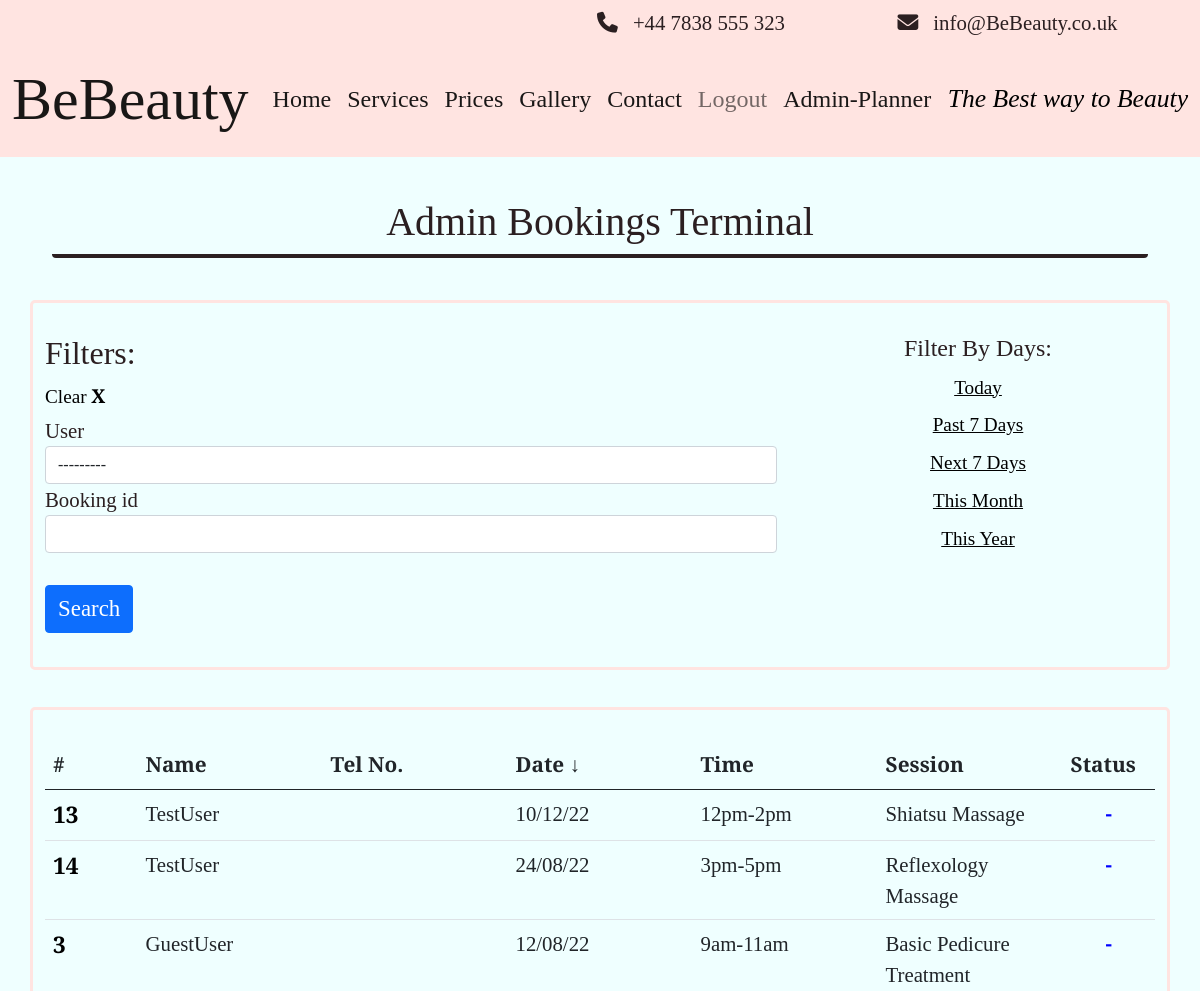
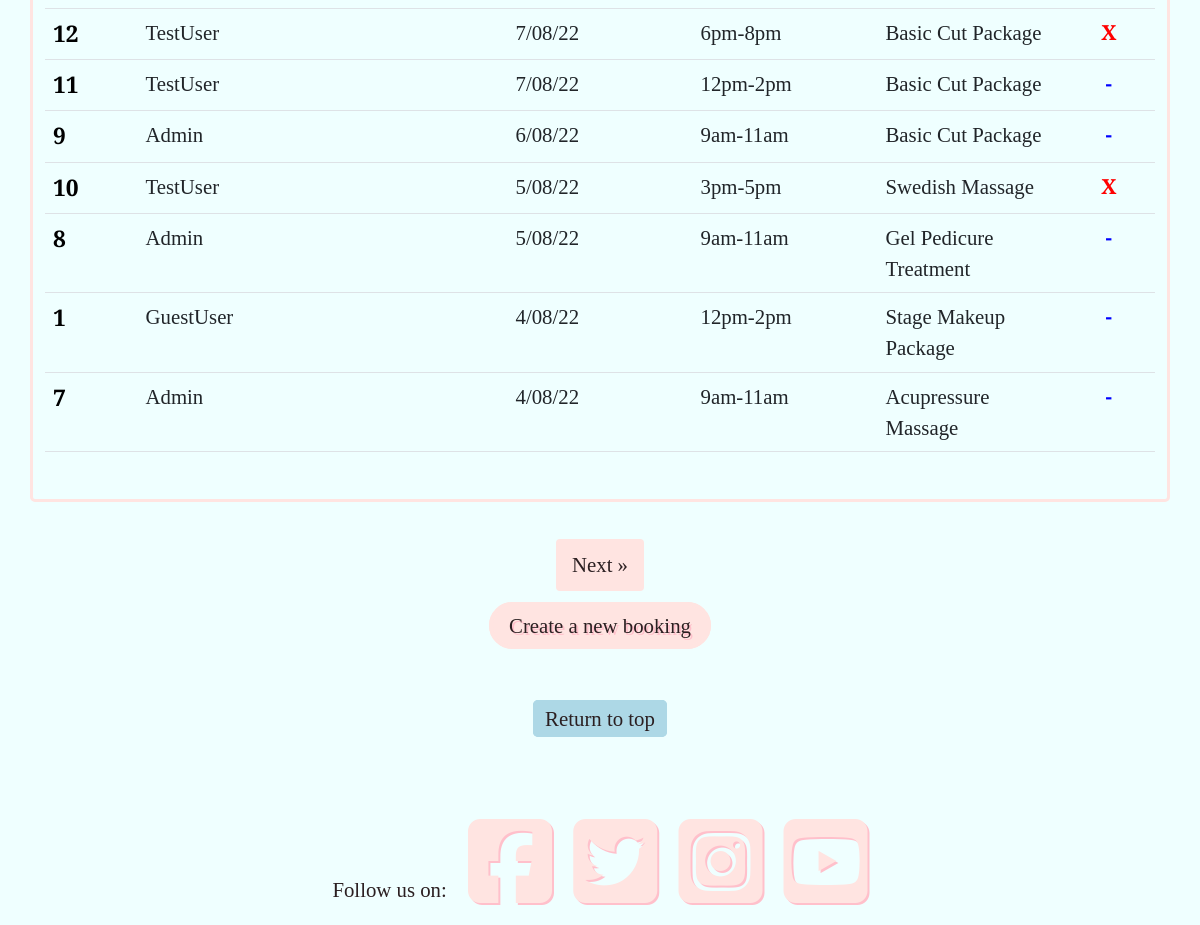
Screenshot of /admin-bookings (signed in) with the database file from the repository (2 pictures, top to bottom).
### booking/models.py (models this page shows, shortened)
class Booking(models.Model):
    booking_id = models.BigAutoField(primary_key=True, unique=True)
    user = models.ForeignKey(
        User, on_delete=models.CASCADE,
        related_name="User")
    contact_no = PhoneNumberField(region="GB", null=False, blank=False)
    email = models.EmailField()
    treatment = models.ForeignKey(
        Treatment, on_delete=models.CASCADE,
        related_name="Treatment_Name"
        )
    booking_time = models.DateField(auto_now=True)
    appointment_date = models.DateField()
    appointment_slot = models.IntegerField(choices=TIMESLOTS)
    address_line_one = models.CharField(max_length=60)
    address_line_two = models.CharField(max_length=60, blank=True)
    address_line_three = models.CharField(max_length=60, blank=True)
    city = models.CharField(max_length=20)
    post_code = models.CharField(max_length=10)
    additional_info = models.TextField(max_length=300, blank=True)
    cancelled = models.IntegerField(choices=APPOINTMENT_STATUS, default=0)
    class Meta:
        ordering = ['appointment_date', 'appointment_slot']
        constraints = [
            models.UniqueConstraint(
                fields=['appointment_date', 'appointment_slot'],
                name='unique_booking')
        ]

### treatment/models.py (models this page shows, shortened)
class Treatment(models.Model):
    treatment_type = models.IntegerField(choices=TREATMENTS)
    treatment_name = models.CharField(max_length=60, unique=True)
    slug = models.SlugField(max_length=60, unique=True, primary_key=True)
    treatment_price = models.DecimalField(blank=False,
                                          max_digits=5, decimal_places=2)
    treatment_description = models.TextField()
    treatment_time = models.CharField(max_length=50)
    class _Meta:
        ordering = ['treatment_name']
    def __str__(self):
        return f"{self.treatment_name}"

### booking/views.py (the view)
# urls.py: path('admin-bookings', AdminListView.as_view(), name='admin-bookings'),
class AdminListView(ListView):
    model = Booking
    template_name = 'admin-planner.html'
    queryset = Booking.objects.order_by('-appointment_date')
    paginate_by = 10
    context_object_name = 'bookings'
    def get_context_data(self, **kwargs):
        context = super().get_context_data(**kwargs)
        context['today'] = date.today()
        context['filter'] = AdminFilter(self.request.GET, self.get_queryset(),)
        return context
    def get_queryset(self):
        queryset = super().get_queryset()
        return AdminFilter(self.request.GET, queryset=queryset).qs

### templates/admin-planner.html (shortened to what this page needs)
{% extends 'base.html' %}
{% load static %}
{% load crispy_forms_filters %}
{% block content %}
{% if user.is_authenticated and user.is_staff %}
<br>
<div class="container">
    <div class="box-wrap">
        <h1 class="col center-text title-font">Admin Bookings Terminal</h1>
    </div>
</div>
<br>
<div class="container">
    <div class="row">
        <div class="col-sm-12 booking-box">
            <br>
            <div class="container g-0">
                <form method="GET">
                    <div class="row">
                        <div class="col-sm-8">
                            <div class="container g-0">
                                <div class="row g-0">
                                    <div class="d-inline">
                                        <h2>Filters:</h2>
                                    </div>
                                    <div class="d-inline"><a href="{% url 'admin-bookings' %} " class="no-text-dec admin-font-size filter-text-col">Clear <b>X</b></a></div>
                                </div>
                            </div>
                            {{ filter.form | crispy }}
                            <br>
                            <input type="submit" name="submit" value="Search" class="btn btn-primary center-button" id="submit-id-submit">
                            <br>
                            <br>
                        </div>
                        <br>
                        <div class="col-sm-4 text-center">
                            <h4>Filter By Days:</h4>
                            <div class="d-block margin-updown">
                                <a href="{% url 'admin-bookings-today' %}" class="admin-font-size filter-text-col">Today</a>
                            </div>
                            <div class="d-block margin-updown">
                                <a href="{% url 'admin-bookings-past-7' %}" class="admin-font-size filter-text-col">Past 7 Days</a>
                            </div>
                            <div class="d-block margin-updown">
                                <a href="{% url 'admin-bookings-next-7' %}" class="admin-font-size filter-text-col">Next 7 Days</a>
                            </div>
                            <div class="d-block margin-updown">
                                <a href="{% url 'admin-bookings-this-month' %}" class="admin-font-size filter-text-col">This Month</a>
                            </div>
                            <div class="b-block margin-updown">
                                <a href="{% url 'admin-bookings-this-year' %}" class="admin-font-size filter-text-col">This Year</a>
                            </div>
                        </div>
                    </div>
                </form>
            </div>
        </div>
        <div class="row">
            <div class="col-sm-12">
                <br>
            </div>
        </div>
    </div>
</div>
<div class="container">
    <div class="row">
        <div class="booking-box col-sm-12 booking-box-filter">
            <br>
            <div class=" bodywork">
                <div class="g-0 admin-table">
                    <div class="table-responsive-sm">
                        <table class="table table-nowrap">
                            <thead>
                                <tr>
                                    <th scope="col" class="col-1">#</th>
                                    <th scope="col" class="col-2">Name</th>
                                    <th scope="col" class="col-2 d-none d-md-table-cell">Tel No.</th>
                                    <th scope="col" class="col-2">Date &#8595</th>
                                    <th scope="col" class="col-2">Time</th>
                                    <th scope="col" class="col-2 d-none d-md-table-cell">Session</th>
                                    <th scope="col" class="col-1">Status</th>
                                </tr>
                            </thead>
                            <tbody>
                                {% for booking in bookings %}
                                {% include 'admin-booking-modal.html' %}
                                <tr>
                                    <th scope="'row">
                                        <div type="button" data-bs-toggle="modal" data-bs-target="#bookingModal{{booking.pk}}" style="color:black ; font-size:1.1em;">{{booking.booking_id}}</div>
                                    </th>
                                    <td>{{ booking.user }}</td>
                                    <td class="d-none d-md-table-cell">{{ booking.contact_no.as_national }}</td>
                                    <td>{{ booking.appointment_date|date:"j/m/y" }}</td>
                                    <td>{{ booking.get_appointment_slot_display }}</td>
                                    <td class="d-none d-md-table-cell">{{ booking.treatment }}</td>
                                    {% if booking.cancelled == 1 %}
                                    <td class="text-center" style="color:red"><b>X</b></td>
                                    {% elif today >= booking.appointment_date and booking.cancelled != 1 %}
                                    <td class="text-center" style="color:lime"><b>&#10003;</b></td>
                                    {% else %}
                                    <td class="text-center" style="color:blue"><b>-</b></td>
                                    {% endif %}
                                </tr>
                                {% endfor %}
                            </tbody>
                        </table>
                    </div>
                </div>
                <br>
            </div>
        </div>
    </div>
</div>
<br>
{% if is_paginated %}
<div aria-label="Page navigation">
    <ul class="pagination justify-content-center">
        {% if page_obj.has_next %}
        <li><a href="?page={{ page_obj.next_page_number }}" class="page-link pag-page-btn">Next &raquo;</a></li>
        {% endif %}
    </ul>
</div>
{% endif %}
{% if user.is_staff %}
<div class="container_fluid">
    <div class="justify-content-center text-center ">
        <a class="btn-lg light sub-custom-btn btn-remove-blue hvr-pulse" href="{% url 'admin-booking' %}">Create
            a new booking</a>
    </div>
</div>
{% endif %}
<br>
<br>
<div class="container g-0">
    <div class="text-center">
        <a class="custom-site-btn btn-remove-blue edit-but" href="#">Return to top</a>
    </div>
</div>
<br>
<br>
{% endif %}
{% endblock %}

### static/css/style.css (style rules this page uses)
* { margin: 0; padding: 0; border: 0; }
body { background-color: rgb(239, 255, 255); color: #2b1f21; font-family: 'Zilla Slab', serif; font-size: 1.3em; }
.title-font { font-family: 'Playfair Display', serif; text-align: center; }
.box-wrap { margin: 10px; border-bottom: 4px #2b1f21 solid; border-radius: 4px; }
table { table-layout: fixed; }
td { overflow: hidden; text-overflow: ellipsis; word-wrap: break-word; }
.sub-custom-btn { background-color: mistyrose; font-weight: 500; border-radius: 40px; border: 4px mistyrose solid; text-shadow: 2px 2px pink; border: 4px mistyrose solid; font-size: 1.3rem; }
.edit-but { background-color: lightblue; border: 4px lightblue solid; padding: 3px 8px; }
.pag-page-btn { background-color: mistyrose; border-radius: 4px; border: 4px mistyrose solid; color: #2b1f21; font-family: 'Zilla Slab', serif; font-size: 1.3rem; margin: 3px 3px; }
.center-button { font-size: 1.1em; }
.margin-updown { margin: 6px 6px; }
.no-text-dec { text-decoration: none; }
.admin-font-size { font-size: 1.2rem; }
.filter-text-col { color: Black; }
.bodywork { max-height: min-content; }
.booking-box { border: 3px mistyrose solid; border-radius: 5px; }
.row { margin-bottom: 3px; }

### rows the page displays
Booking: booking_id "13", user "TestUser", appointment_date "10/12/22", appointment_slot "12pm-2pm", treatment "Shiatsu Massage"
Booking: booking_id "14", user "TestUser", appointment_date "24/08/22", appointment_slot "3pm-5pm", treatment "Reflexology Massage"
Booking: booking_id "3", user "GuestUser", appointment_date "12/08/22", appointment_slot "9am-11am", treatment "Basic Pedicure Treatment"
Booking: booking_id "12", user "TestUser", appointment_date "7/08/22", appointment_slot "6pm-8pm", treatment "Basic Cut Package", cancelled "X"
Booking: booking_id "11", user "TestUser", appointment_date "7/08/22", appointment_slot "12pm-2pm", treatment "Basic Cut Package"
Booking: booking_id "9", user "Admin", appointment_date "6/08/22", appointment_slot "9am-11am", treatment "Basic Cut Package"
Booking: booking_id "10", user "TestUser", appointment_date "5/08/22", appointment_slot "3pm-5pm", treatment "Swedish Massage", cancelled "X"
Booking: booking_id "8", user "Admin", appointment_date "5/08/22", appointment_slot "9am-11am", treatment "Gel Pedicure Treatment"
Booking: booking_id "1", user "GuestUser", appointment_date "4/08/22", appointment_slot "12pm-2pm", treatment "Stage Makeup Package"
Booking: booking_id "7", user "Admin", appointment_date "4/08/22", appointment_slot "9am-11am", treatment "Acupressure Massage"
